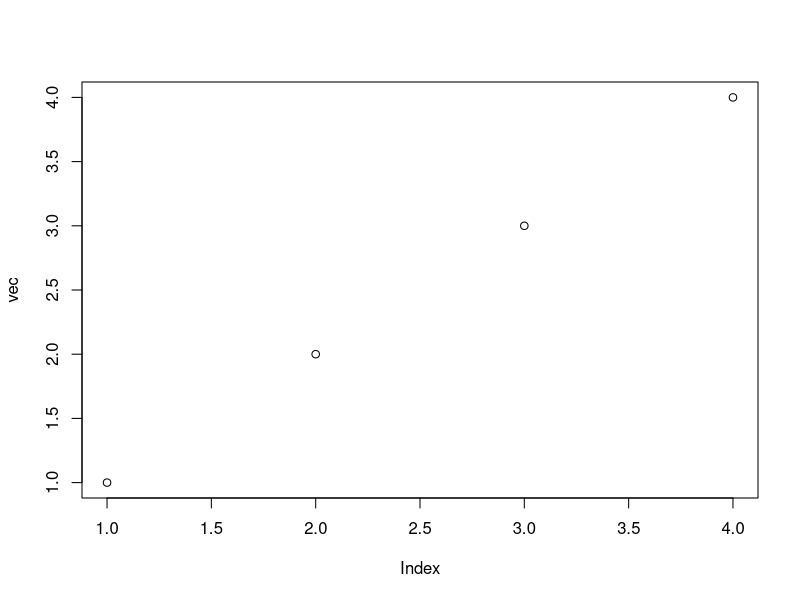

Source code (R):
# primeiro script para teste

# # salvar dados quaisquer
vec = c(1,2,3,4)

save(vec, file = "dados.RData")

pdf("1 - primeiro_plot.pdf")
plot(vec)
dev.off()